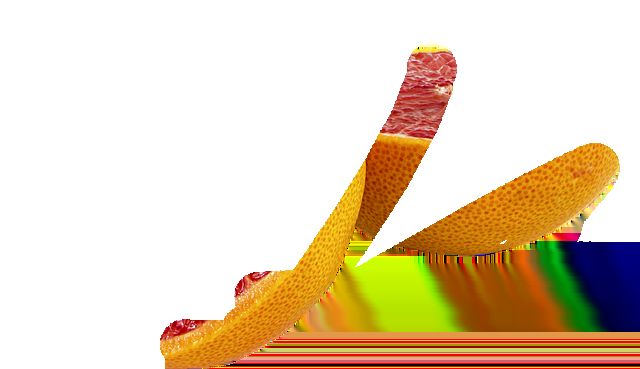
#> input picture cut_image_alpha.png, 640 x 369 px; its folder holds only this picture in this run
$ python -i app.py   (imports and definitions only)
#> lines starting #> are read from the running program, lines starting #| are printed output that depends on the picture; after the words box and inside, x2 and y2 are one past the last pixel; in counts of white or black regions, pixels touching at a corner belong together
#> further down, picture is the input picture: PIL image 640x369 RGBA; mean R, G, B, A 201.8, 118.9, 48.5, 80.4
import glob
import gradio as gr
from PIL import Image
import cv2
import numpy as np
import pandas as pd
from collections import Counter

def check_pixel_value(img_pil_rgba: Image.Image, evt: gr.SelectData):
    pointX, pointY = evt.index

    pixel_pil_rgba = np.array(img_pil_rgba)[pointY, pointX]
    pixel_pil_hsv = np.array(img_pil_rgba.convert('HSV'))[pointY, pointX]
    pixel_pil_grayscale = np.array(img_pil_rgba.convert('L'))[pointY, pointX]

    img_cv_rgba = np.array(img_pil_rgba)
    img_cv_bgra = cv2.cvtColor(img_cv_rgba, cv2.COLOR_RGBA2BGRA)
    pixel_cv_bgra = img_cv_bgra[pointY, pointX]
    pixel_cv_rgba = cv2.cvtColor(img_cv_bgra, cv2.COLOR_BGRA2RGBA)[pointY, pointX]
    pixel_cv_hsv = cv2.cvtColor(img_cv_bgra, cv2.COLOR_BGR2HSV)[pointY, pointX]
    pixel_cv_hsv_full = cv2.cvtColor(img_cv_bgra, cv2.COLOR_BGR2HSV_FULL)[pointY, pointX]
    pixel_cv_lab = cv2.cvtColor(img_cv_bgra, cv2.COLOR_BGR2Lab)[pointY, pointX]
    pixel_cv_grayscale = cv2.cvtColor(img_cv_bgra, cv2.COLOR_BGRA2GRAY)[pointY, pointX]

    pixels = [pixel_pil_rgba, pixel_pil_hsv, pixel_pil_grayscale, pixel_cv_bgra, pixel_cv_rgba, pixel_cv_hsv, pixel_cv_hsv_full, pixel_cv_lab, pixel_cv_grayscale]
    for i, pixel in enumerate(pixels):
        if isinstance(pixel, np.ndarray) :
            pixels[i] = tuple(map(int, pixel))
    return pixels

def check_pixel_distribution(img_pil_rgba, mask_pil=None):
    if mask_pil is None:
        rgba_array = np.array(img_pil_rgba.convert('RGBA'))
        r_pixels, g_pixels, b_pixels, a_pixels = rgba_array[:,:,0], rgba_array[:,:,1], rgba_array[:,:,2], rgba_array[:,:,3]
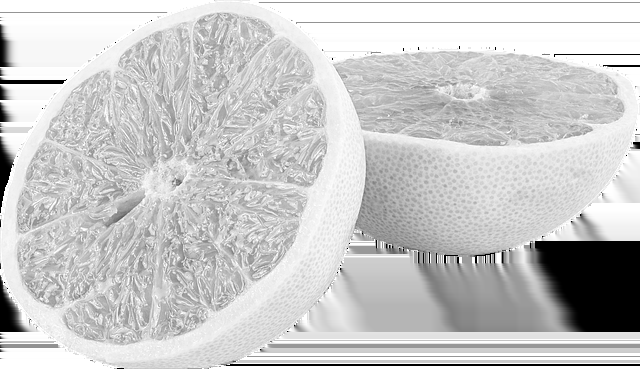
#> r_pixels: shape (369, 640); min 0, max 255, mean 201.8
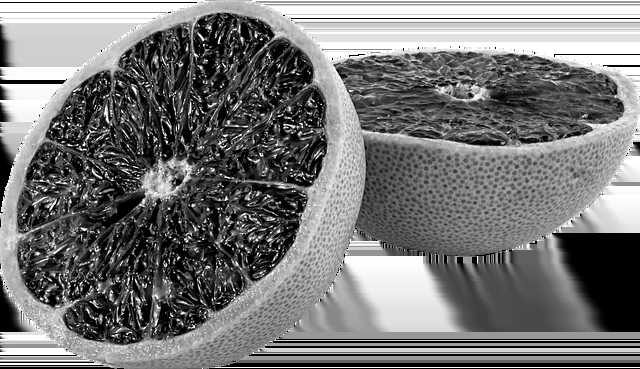
#> g_pixels: shape (369, 640); min 0, max 255, mean 118.9
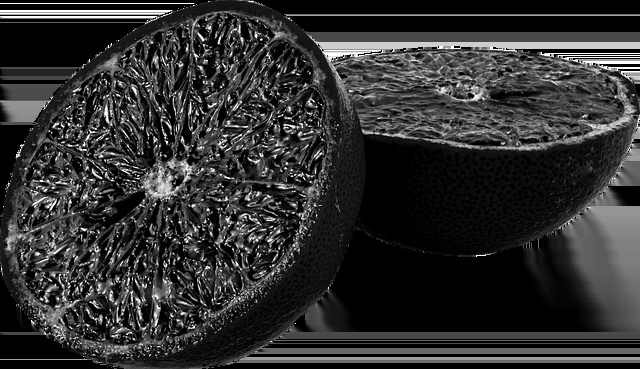
#> b_pixels: shape (369, 640); min 0, max 255, mean 48.5
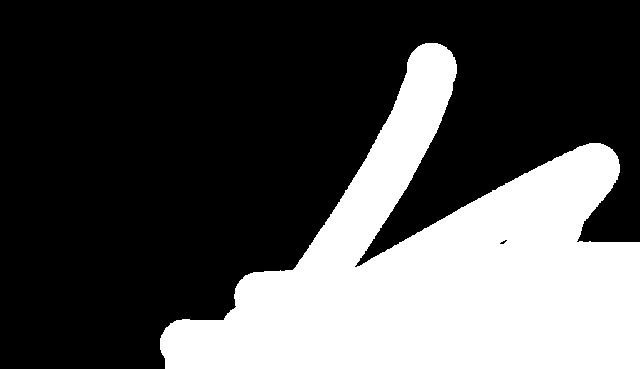
#> a_pixels: shape (369, 640); 31.5% white; 1 white region, box (x1, y1, x2, y2) and area: (160, 43, 640, 369) 74426
    else:
        mask_bool = np.where(np.array(mask_pil.convert('L')) > 128, True, False)
        rgba_array = np.array(img_pil_rgba.convert('RGBA'))[mask_bool]
        r_pixels, g_pixels, b_pixels, a_pixels = rgba_array[:,0], rgba_array[:,1], rgba_array[:,2], rgba_array[:,3]

    r_counter = Counter(r_pixels.flatten().tolist())
#> r_counter = 255 items
    g_counter = Counter(g_pixels.flatten().tolist())
#> g_counter = 256 items
    b_counter = Counter(b_pixels.flatten().tolist())
#> b_counter = 256 items
    a_counter = Counter(a_pixels.flatten().tolist())
#> a_counter = {0: 161734, 255: 74426}

    img_pil_hsv = img_pil_rgba.convert('HSV')
#> img_pil_hsv: PIL image 640x369 HSV; mean H, S, V 62.3, 202.5, 206.5
    hsv_array = np.array(img_pil_hsv)
    h_pixels, s_pixels, v_pixels = hsv_array[:,:,0], hsv_array[:,:,1], hsv_array[:,:,2]
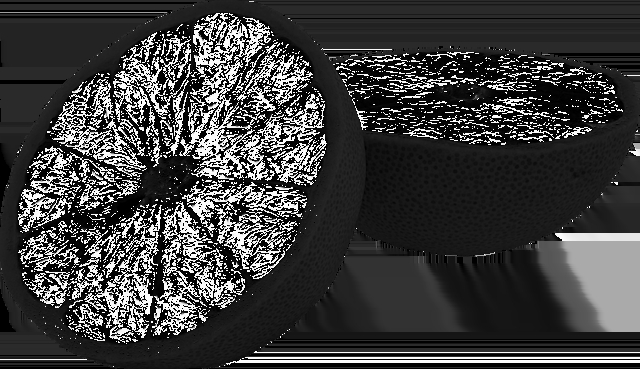
#> h_pixels: shape (369, 640); min 0, max 254, mean 62.3
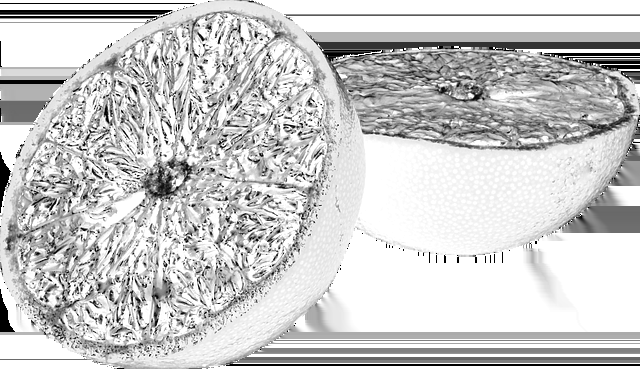
#> s_pixels: shape (369, 640); min 0, max 255, mean 202.5
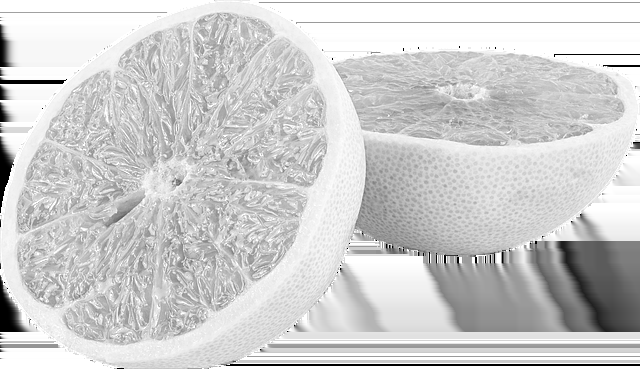
#> v_pixels: shape (369, 640); min 0, max 255, mean 206.5
    h_counter = Counter(h_pixels.flatten().tolist())
#> h_counter = 253 items
    s_counter = Counter(s_pixels.flatten().tolist())
#> s_counter = 256 items
    v_counter = Counter(v_pixels.flatten().tolist())
#> v_counter = 255 items

    dict = {
        'value': list(range(256)),
        'R_count': [r_counter.get(i, 0) for i in range(256)],
        'G_count': [g_counter.get(i, 0) for i in range(256)],
        'B_count': [b_counter.get(i, 0) for i in range(256)],
        'A_count': [a_counter.get(i, 0) for i in range(256)],
        'H_count': [h_counter.get(i, 0) for i in range(256)],
        'S_count': [s_counter.get(i, 0) for i in range(256)],
        'V_count': [v_counter.get(i, 0) for i in range(256)]
    }
    df = pd.DataFrame(dict)
#> df = table of 256 rows and 8 columns
    return [df] * 7

def extract_from_editor(input_img, editor) :
    cut_img_array = np.array(input_img.convert('RGBA'))
    mask = editor['layers'][0].split()[3]
    mask_bool = np.where(np.array(mask.convert('L')) > 128, True, False)
    cut_img_array[~mask_bool] = (128, 128, 128, 255)
    return Image.fromarray(cut_img_array), mask

js_func = """
function refresh() {
    const url = new URL(window.location);

    if (url.searchParams.get('__theme') !== 'dark') {
        url.searchParams.set('__theme', 'dark');
        window.location.href = url.href;
    }
}
"""
# [72 lines not run here, left out]

>>> from PIL import Image
>>> picture = Image.open('cut_image_alpha.png')
>>> result = check_pixel_distribution(picture)
#> result = 7 items

$ run again, on cut_img.png
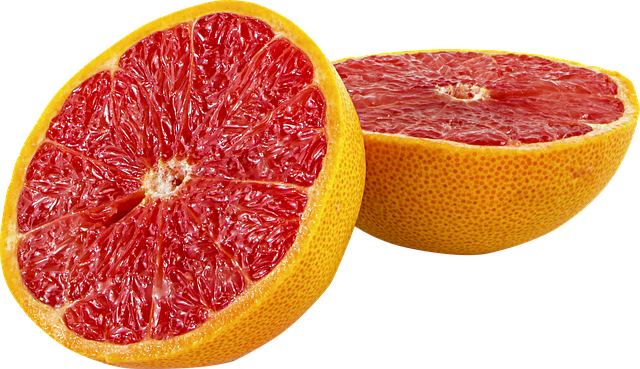
#> input picture cut_img.png, 640 x 369 px
#> picture is the input picture: PIL image 640x369 RGBA; mean R, G, B, A 201.8, 118.9, 48.5, 164.3
#> in check_pixel_distribution, `r_pixels, g_pixels, b_pixels, a_pixels = rgba_array[:,:,0], rgba_array..`:
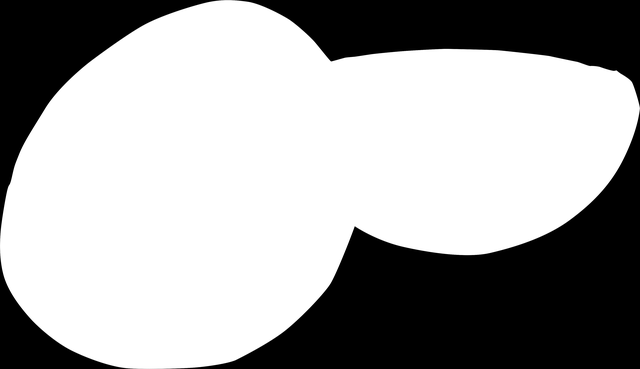
#> a_pixels: shape (369, 640); min 0, max 255, mean 164.3
#> r_counter = 255 items
#> g_counter = 256 items
#> img_pil_hsv: PIL image 640x369 HSV; mean H, S, V 62.3, 202.5, 206.5
#> h_counter = 253 items
#> s_counter = 256 items
#> v_counter = 255 items
#> df = table of 256 rows and 8 columns
#> result = 7 items

$ run again, on cut_img_putalpha.png
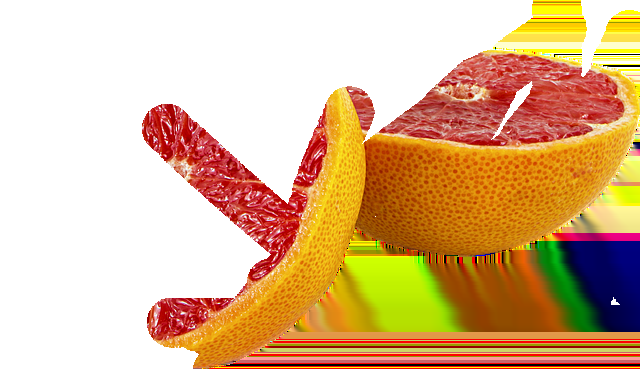
#> input picture cut_img_putalpha.png, 640 x 369 px
#> picture is the input picture: PIL image 640x369 RGBA; mean R, G, B, A 201.8, 118.9, 48.5, 135.1
#> in check_pixel_distribution, `r_pixels, g_pixels, b_pixels, a_pixels = rgba_array[:,:,0], rgba_array..`:
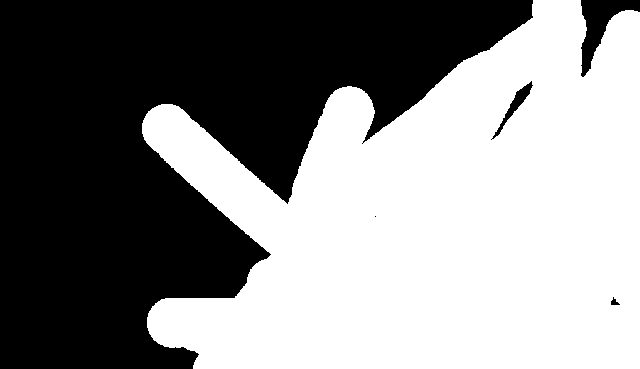
#> a_pixels: shape (369, 640); 53% white; 5 black regions (1 under 20 px), largest, box (x1, y1, x2, y2) and area: (0, 0, 533, 369) 108841, (581, 0, 640, 77) 1718, (491, 81, 533, 140) 422, (611, 297, 620, 305) 38
#> r_counter = 255 items
#> g_counter = 256 items
#> a_counter = {0: 111020, 255: 125140}
#> img_pil_hsv: PIL image 640x369 HSV; mean H, S, V 62.3, 202.5, 206.5
#> h_counter = 253 items
#> s_counter = 256 items
#> v_counter = 255 items
#> df = table of 256 rows and 8 columns
#> result = 7 items
